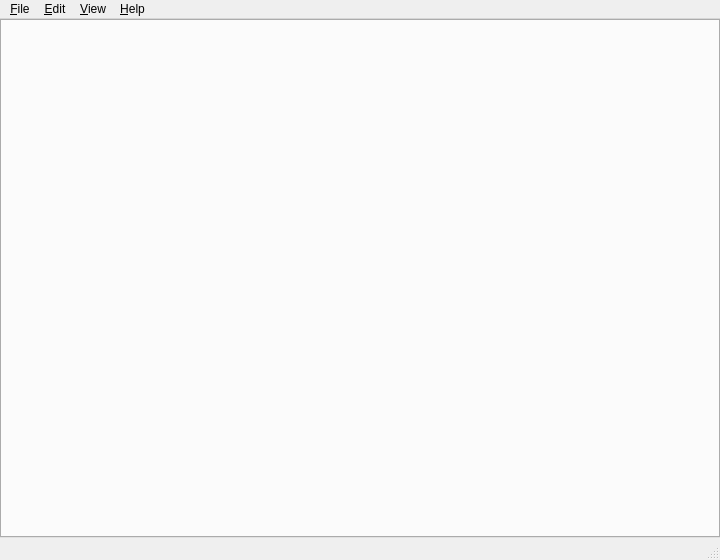
<ui version="4.0" >
 <class>MainWindow</class>
 <widget class="QMainWindow" name="MainWindow" >
  <property name="geometry" >
   <rect>
    <x>0</x>
    <y>0</y>
    <width>720</width>
    <height>560</height>
   </rect>
  </property>
  <widget class="QWidget" name="centralwidget" >
   <layout class="QVBoxLayout" >
    <property name="margin" >
     <number>0</number>
    </property>
    <property name="spacing" >
     <number>0</number>
    </property>
    <item>
     <widget class="CentralTabs" name="centralTabs" />
    </item>
   </layout>
  </widget>
  <widget class="QMenuBar" name="menubar" >
   <property name="geometry" >
    <rect>
     <x>0</x>
     <y>0</y>
     <width>720</width>
     <height>28</height>
    </rect>
   </property>
   <widget class="QMenu" name="menuHelp" >
    <property name="title" >
     <string>&amp;Help</string>
    </property>
    <addaction name="actionDocumentation" />
    <addaction name="actionAboutProfitDevice" />
    <addaction name="actionAboutQt" />
   </widget>
   <widget class="QMenu" name="menuFile" >
    <property name="title" >
     <string>&amp;File</string>
    </property>
    <widget class="QMenu" name="menuRecentSessions" >
     <property name="title" >
      <string>Recent Sessions</string>
     </property>
     <addaction name="actionClearRecentMenu" />
    </widget>
    <addaction name="actionNewSession" />
    <addaction name="actionOpenSession" />
    <addaction name="menuRecentSessions" />
    <addaction name="separator" />
    <addaction name="actionSaveSession" />
    <addaction name="actionSaveSessionAs" />
    <addaction name="separator" />
    <addaction name="actionImportSession" />
    <addaction name="actionExportSession" />
    <addaction name="separator" />
    <addaction name="actionCloseSession" />
    <addaction name="separator" />
    <addaction name="actionQuit" />
   </widget>
   <widget class="QMenu" name="menEdit" >
    <property name="title" >
     <string>&amp;Edit</string>
    </property>
    <addaction name="actionSettings" />
   </widget>
   <widget class="QMenu" name="menuView" >
    <property name="title" >
     <string>&amp;View</string>
    </property>
   </widget>
   <addaction name="menuFile" />
   <addaction name="menEdit" />
   <addaction name="menuView" />
   <addaction name="menuHelp" />
  </widget>
  <widget class="QStatusBar" name="statusbar" />
  <action name="actionNewSession" >
   <property name="icon" >
    <iconset resource="profit.qrc" >:/images/icons/filenew.png</iconset>
   </property>
   <property name="text" >
    <string>&amp;New Session...</string>
   </property>
   <property name="shortcut" >
    <string>Ctrl+N</string>
   </property>
  </action>
  <action name="actionOpenSession" >
   <property name="icon" >
    <iconset resource="profit.qrc" >:/images/icons/fileopen.png</iconset>
   </property>
   <property name="text" >
    <string>&amp;Open Session...</string>
   </property>
   <property name="shortcut" >
    <string>Ctrl+O</string>
   </property>
  </action>
  <action name="actionClearRecentMenu" >
   <property name="text" >
    <string>Clear &amp;Menu</string>
   </property>
  </action>
  <action name="actionSaveSession" >
   <property name="icon" >
    <iconset resource="profit.qrc" >:/images/icons/filesave.png</iconset>
   </property>
   <property name="text" >
    <string>&amp;Save Session</string>
   </property>
   <property name="shortcut" >
    <string>Ctrl+S</string>
   </property>
  </action>
  <action name="actionSaveSessionAs" >
   <property name="icon" >
    <iconset resource="profit.qrc" >:/images/icons/filesaveas.png</iconset>
   </property>
   <property name="text" >
    <string>Save Session &amp;As...</string>
   </property>
  </action>
  <action name="actionCloseSession" >
   <property name="icon" >
    <iconset resource="profit.qrc" >:/images/icons/fileclose.png</iconset>
   </property>
   <property name="text" >
    <string>&amp;Close Session</string>
   </property>
   <property name="shortcut" >
    <string>Alt+F4</string>
   </property>
  </action>
  <action name="actionQuit" >
   <property name="icon" >
    <iconset resource="profit.qrc" >:/images/icons/exit.png</iconset>
   </property>
   <property name="text" >
    <string>&amp;Quit</string>
   </property>
   <property name="shortcut" >
    <string>Ctrl+Q</string>
   </property>
  </action>
  <action name="actionSettings" >
   <property name="icon" >
    <iconset resource="profit.qrc" >:/images/icons/kcontrol.png</iconset>
   </property>
   <property name="text" >
    <string>Settings...</string>
   </property>
  </action>
  <action name="actionAboutProfitDevice" >
   <property name="text" >
    <string>About Profit Device</string>
   </property>
  </action>
  <action name="actionDocumentation" >
   <property name="text" >
    <string>Documentation...</string>
   </property>
  </action>
  <action name="actionImportSession" >
   <property name="text" >
    <string>Import...</string>
   </property>
  </action>
  <action name="actionExportSession" >
   <property name="text" >
    <string>Export...</string>
   </property>
  </action>
  <action name="actionAboutQt" >
   <property name="text" >
    <string>About Qt</string>
   </property>
  </action>
 </widget>
 <customwidgets>
  <customwidget>
   <class>CentralTabs</class>
   <extends>QTabWidget</extends>
   <header>centraltabs.h</header>
  </customwidget>
 </customwidgets>
 <resources>
  <include location="profit.qrc" />
 </resources>
 <connections/>
</ui>
